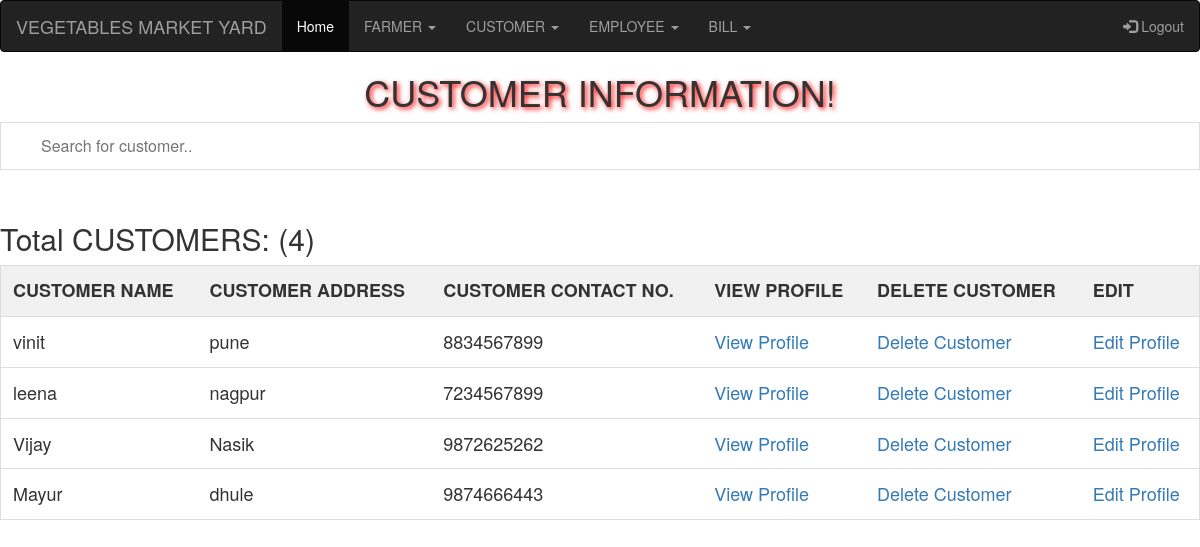
The app's page /show_customer.php (signed in) with its own data.
### tables this page shows
CREATE TABLE IF NOT EXISTS `customer` (
`cno` int(20) NOT NULL,
  `cname` varchar(20) NOT NULL,
  `cadd` varchar(20) NOT NULL,
  `mno` varchar(20) NOT NULL
);

### show_customer.php (the view, shortened to what this page needs)
?><!DOCTYPE html PUBLIC "-//W3C//DTD XHTML 1.0 Transitional//EN" "http://www.w3.org/TR/xhtml1/DTD/xhtml1-transitional.dtd">
<html xmlns="http://www.w3.org/1999/xhtml">
<head>
</head>
<?php
 include("navbar.php");
?>
<body>
<h1>CUSTOMER INFORMATION!</h1>
<input type="text" id="myInput" onkeyup="myFunction()" placeholder="Search for customer.." title="Type in a name">
<p><span style="color:RED; padding:5px; margin:5px"><h2>Total CUSTOMERS:
<?php
 include("includes/connect.php");
$result3 = mysqli_query($con,"select * from customer ");
$numrows = mysqli_num_rows($result3);
echo "(" .$numrows. ")" ;
?></h2>
</span></p>
<table id="myTable">
<tr class="header">
<th>CUSTOMER NAME</th>
<th>CUSTOMER ADDRESS</th>
<th>CUSTOMER CONTACT NO.</th>
<th>VIEW PROFILE</th>
<th>DELETE CUSTOMER</th>
<th>EDIT</th>
</tr>
<?php
include("includes/connect.php");
	$result5 = mysqli_query($con,"select * from customer ");
while($row = mysqli_fetch_array($result5))
		{
		$cno = $row['cno'];
		  $cname = $row['cname'];
			$cadd= $row['cadd'];
			$mno = $row['mno'];
?>
<tr align="center">
    <td><?php echo $cname;?></td>
    <td><?php echo $cadd;?></td>
	<td><?php echo $mno;?></td>
<td><a href="view_customer.php?id=<?php echo $cno; ?>">View Profile</a></td>
<td><a href="del_customer.php?del_customer=<?php echo $cno; ?>">Delete Customer</a></td>
<td><a href="edit_customer.php?edit=<?php echo $cno; ?>">Edit Profile</a></td>
</tr>
<?php } ?>
</table>
</body>
</html>

### show_customer.php (style rules this page uses)
* { box-sizing: border-box; }
#myInput { background-image: url('/css/searchicon.png'); background-position: 10px 10px; background-repeat: no-repeat; width: 100%; font-size: 16px; padding: 12px 20px 12px 40px; border: 1px solid #ddd; margin-bottom: 12px; }
#myTable { border-collapse: collapse; width: 100%; border: 1px solid #ddd; font-size: 18px; }
#myTable th, #myTable td { text-align: left; padding: 12px; }
#myTable tr { border-bottom: 1px solid #ddd; }
#myTable tr.header, #myTable tr:hover { background-color: #f1f1f1; }
h1 { text-shadow: 2px 2px 5px red; text-align:center; }

### records on screen
customer: cname "vinit", cadd "pune", mno "8834567899"
customer: cname "leena", cadd "nagpur", mno "7234567899"
customer: cname "Vijay", cadd "Nasik", mno "9872625262"
customer: cname "Mayur", cadd "dhule", mno "9874666443"

### other values on screen
$numrows "4"
